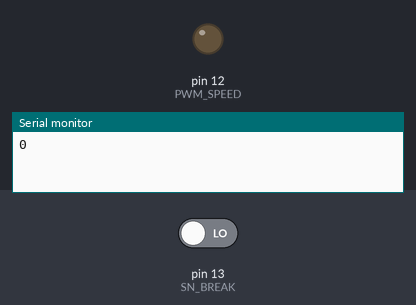
The sketch below on a simulated Arduino Uno, built with avr-gcc and run on an emulated ATmega328P. Parts: output pins drawn as LEDs (lit = HIGH), the last lines printed to the serial monitor. The test bench sets the inputs (shaded band); at power-on: pin 13 (SN_BREAK) LOW.

Above: at 0.1 s.
At 0.6 s:
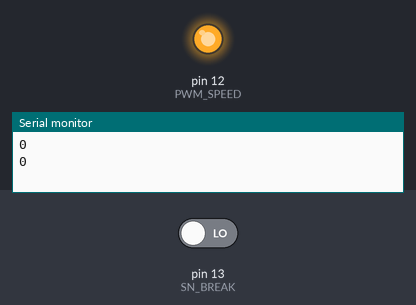
Timing chart, 0 to 2.1 s (numbered marks = the images above):
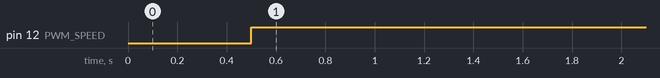

The sketch:

PWM_TEST.ino
```cpp
#define PWM_SPEED  12
#define SN_BREAK   13

void setup() {

  Serial.begin(115200);
  pinMode(PWM_SPEED, OUTPUT);
  pinMode(SN_BREAK, INPUT);

}

void loop() {

  // break
  Serial.println(digitalRead(SN_BREAK));
  delay(500);

  // pwm
  analogWrite(PWM_SPEED, 200);

}
```

Measured:
- by itself, pin 12 (PWM_SPEED): LOW → HIGH at 0.50 s
